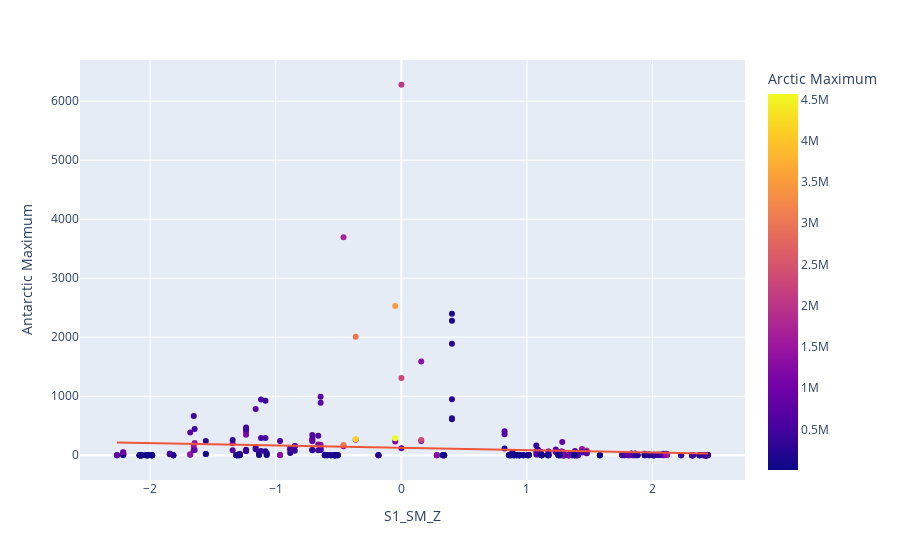

This figure's notebook cell:
### Code cell
px.scatter(df, x = 'S1_SM_Z', y = 'Antarctic Maximum', color = 'Arctic Maximum', hover_data = ["Max"], trendline="ols")

### Figure 1 — Plotly figure (JSON) as saved in the notebook; plotly's stock layout.template omitted (floating-point values rounded to 4 significant figures; data arrays with more than 128 entries replaced by an {"elided": "..."} marker saying what was removed)
{"data": [{"customdata": {"elided": "486x1 str values"}, "hovertemplate": "S1_SM_Z=%{x}<br>Antarctic Maximum=%{y}<br>Max=%{customdata[0]}<br>Arctic Maximum=%{marker.color}<extra></extra>", "legendgroup": "", "marker": {"color": {"elided": "486 float values"}, "coloraxis": "coloraxis", "symbol": "circle"}, "mode": "markers", "name": "", "orientation": "v", "showlegend": false, "type": "scatter", "x": {"elided": "486 float values"}, "xaxis": "x", "y": {"elided": "486 float values"}, "yaxis": "y"}, {"hovertemplate": "<b>OLS trendline</b><br>Antarctic Maximum = -39.7229 * S1_SM_Z + 124.807<br>R<sup>2</sup>=0.019089<br><br>S1_SM_Z=%{x}<br>Antarctic Maximum=%{y} <b>(trend)</b><extra></extra>", "legendgroup": "", "marker": {"symbol": "circle"}, "mode": "lines", "name": "", "showlegend": false, "type": "scatter", "x": {"elided": "486 float values"}, "xaxis": "x", "y": {"elided": "486 float values"}, "yaxis": "y"}], "layout": {"autosize": true, "coloraxis": {"colorbar": {"title": {"text": "Arctic Maximum"}}, "colorscale": [[0, "#0d0887"], [0.1111, "#46039f"], [0.2222, "#7201a8"], [0.3333, "#9c179e"], [0.4444, "#bd3786"], [0.5556, "#d8576b"], [0.6667, "#ed7953"], [0.7778, "#fb9f3a"], [0.8889, "#fdca26"], [1, "#f0f921"]]}, "legend": {"tracegroupgap": 0}, "margin": {"t": 60}, "xaxis": {"anchor": "y", "autorange": true, "domain": [0, 1], "range": [-2.547, 2.725], "title": {"text": "S1_SM_Z"}, "type": "linear"}, "yaxis": {"anchor": "x", "autorange": true, "domain": [0, 1], "range": [-486.1, 6764.0], "title": {"text": "Antarctic Maximum"}, "type": "linear"}}}
